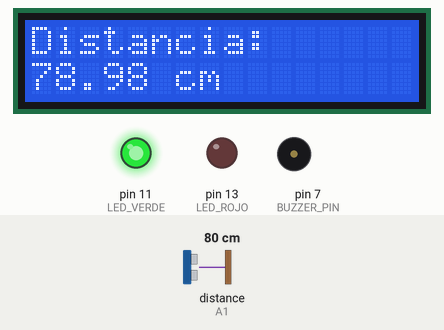
Bench run of a sketch on a simulated Arduino Uno, built with avr-gcc and run on an emulated ATmega328P. On the bench: 16×2 character LCD, output pins drawn as LEDs (lit = HIGH), buzzer (waves = sounding, pin HIGH). Wiring (inferred from the names in the program): ultrasonic range finder: trigger A0; echo A1. Inputs (shaded band) come from the test bench; at power-on: distance to the obstacle (sensor on A1) 80 cm. The echo pulse lasts 58.3 µs per cm; pins used as bus, display or sensor lines are not drawn; what the sketch prints to the serial monitor is not drawn.

Above: at 1.2 s.
1.3 s: distance to the obstacle (sensor on A1) set to 54 cm
At 2.3 s:
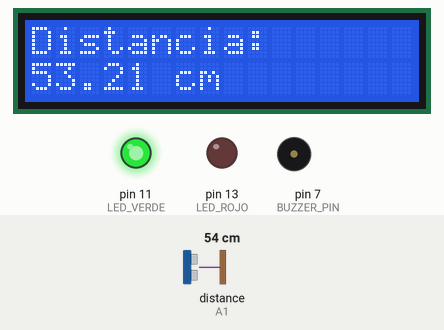
2.9 s: distance to the obstacle (sensor on A1) set to 47 cm
At 4.0 s:
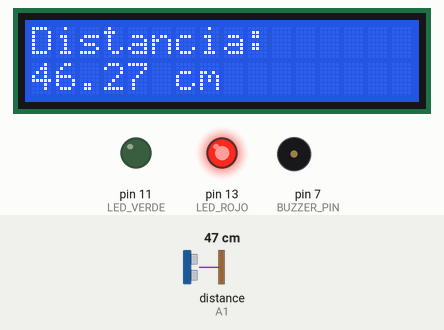
4.6 s: distance to the obstacle (sensor on A1) set to 120 cm
At 5.4 s:
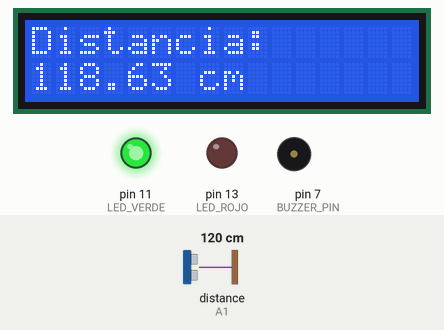
Timing chart, 0 to 7.6 s (numbered marks = the images above; inputs shaded):
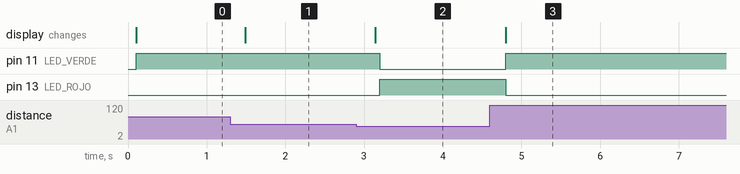

The sketch:

buzzer_lcd.ino
```cpp
#include <LiquidCrystal_I2C.h>

#define TRIG_PIN A0  // Cambiado a A0
#define ECHO_PIN A1  // Cambiado a A1
#define BUZZER_PIN 7
#define LED_ROJO 13
#define LED_VERDE 11

// Declaración del LCD (dirección 0x27, 16 columnas, 2 filas)
LiquidCrystal_I2C lcd(0x27, 16, 2);

// Función para reducir volumen del buzzer pasivo
void bajarVolumenBuzzer(int pin, int frecuencia, int porcentaje) {
    int amplitud = map(porcentaje, 0, 100, 0, 255); // Convertir porcentaje a PWM
    for (int i = 0; i < 100; i++) { // Generar tono con menor amplitud
        analogWrite(pin, amplitud);
        delayMicroseconds(500000 / frecuencia); // Mitad del periodo
        analogWrite(pin, 0);
        delayMicroseconds(500000 / frecuencia);
    }
}

void setup() {
    Serial.begin(9600);
    pinMode(TRIG_PIN, OUTPUT);
    pinMode(ECHO_PIN, INPUT);
    pinMode(BUZZER_PIN, OUTPUT);
    pinMode(LED_ROJO, OUTPUT);
    pinMode(LED_VERDE, OUTPUT);

    // Inicializar LCD
    lcd.init();
    lcd.backlight();
    lcd.setCursor(0,0);
    lcd.print("FUNCIONANDO");
}

void loop() {
    // Enviar pulso ultrasónico
    digitalWrite(TRIG_PIN, LOW);
    delayMicroseconds(2);
    digitalWrite(TRIG_PIN, HIGH);
    delayMicroseconds(10);
    digitalWrite(TRIG_PIN, LOW);

    // Medir el eco
    long duration = pulseIn(ECHO_PIN, HIGH);
    float distance = duration * 0.034 / 2;  // Convertir a cm

    Serial.print("Distancia: ");
    Serial.print(distance);
    Serial.println(" cm");

    lcd.clear();  // Mover fuera del if para evitar parpadeos
    lcd.setCursor(0,0);
    lcd.print("Distancia:");
    lcd.setCursor(0,1);
    lcd.print(distance);
    lcd.print(" cm");

    // Si está a 50 cm o menos, activar el buzzer con volumen reducido
    if (distance <= 50.0) {
        bajarVolumenBuzzer(BUZZER_PIN, 2000, 50);  // 50% de volumen a 2kHz
        digitalWrite(LED_ROJO, HIGH);
        digitalWrite(LED_VERDE, LOW);
    } else {
        digitalWrite(BUZZER_PIN, LOW);
        digitalWrite(LED_ROJO, LOW);
        digitalWrite(LED_VERDE, HIGH);
    }

    delay(250);  // Reducir el retardo para mejorar la respuesta
}
```

Measured:
- the behaviour switches between 51 and 50 cm on distance to the obstacle (sensor on A1) (found by bisection; images 1 and 2)
- after the input at 1.3 s, the display: changes after 0.19 s (image 1)
- after the input at 2.9 s, pin 11 (LED_VERDE): HIGH → LOW after 0.30 s; pin 13 (LED_ROJO): LOW → HIGH after 0.30 s; the display: changes after 0.24 s (image 2)
- after the input at 4.6 s, pin 11 (LED_VERDE): LOW → HIGH after 0.20 s; pin 13 (LED_ROJO): HIGH → LOW after 0.20 s; the display: changes after 0.20 s (image 3)
